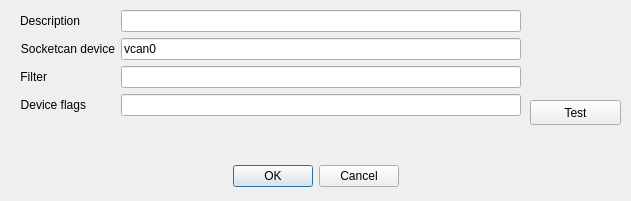
<?xml version="1.0" encoding="UTF-8"?>
<ui version="4.0">
 <class>Dialog</class>
 <widget class="QDialog" name="Dialog">
  <property name="geometry">
   <rect>
    <x>0</x>
    <y>0</y>
    <width>631</width>
    <height>201</height>
   </rect>
  </property>
  <property name="baseSize">
   <size>
    <width>0</width>
    <height>0</height>
   </size>
  </property>
  <property name="windowTitle">
   <string>Dialog</string>
  </property>
  <widget class="QDialogButtonBox" name="buttonBox">
   <property name="geometry">
    <rect>
     <x>0</x>
     <y>160</y>
     <width>631</width>
     <height>32</height>
    </rect>
   </property>
   <property name="orientation">
    <enum>Qt::Horizontal</enum>
   </property>
   <property name="standardButtons">
    <set>QDialogButtonBox::Cancel|QDialogButtonBox::Ok</set>
   </property>
   <property name="centerButtons">
    <bool>true</bool>
   </property>
  </widget>
  <widget class="QWidget" name="formLayoutWidget">
   <property name="geometry">
    <rect>
     <x>20</x>
     <y>10</y>
     <width>501</width>
     <height>131</height>
    </rect>
   </property>
   <layout class="QFormLayout" name="formLayout">
    <item row="0" column="0">
     <widget class="QLabel" name="label">
      <property name="text">
       <string>Description</string>
      </property>
      <property name="alignment">
       <set>Qt::AlignRight|Qt::AlignTrailing|Qt::AlignVCenter</set>
      </property>
     </widget>
    </item>
    <item row="0" column="1">
     <widget class="QLineEdit" name="lineEdit_description"/>
    </item>
    <item row="1" column="0">
     <widget class="QLabel" name="label_2">
      <property name="text">
       <string>Socketcan device</string>
      </property>
      <property name="alignment">
       <set>Qt::AlignRight|Qt::AlignTrailing|Qt::AlignVCenter</set>
      </property>
     </widget>
    </item>
    <item row="1" column="1">
     <widget class="QLineEdit" name="lineEdit_path">
      <property name="text">
       <string>vcan0</string>
      </property>
     </widget>
    </item>
    <item row="2" column="0">
     <widget class="QLabel" name="label_3">
      <property name="text">
       <string>Filter</string>
      </property>
      <property name="alignment">
       <set>Qt::AlignRight|Qt::AlignTrailing|Qt::AlignVCenter</set>
      </property>
     </widget>
    </item>
    <item row="2" column="1">
     <widget class="QLineEdit" name="lineEdit_config"/>
    </item>
    <item row="3" column="0">
     <widget class="QLabel" name="label_4">
      <property name="text">
       <string>Device flags</string>
      </property>
      <property name="alignment">
       <set>Qt::AlignRight|Qt::AlignTrailing|Qt::AlignVCenter</set>
      </property>
     </widget>
    </item>
    <item row="3" column="1">
     <widget class="QLineEdit" name="lineEdit_flags"/>
    </item>
   </layout>
  </widget>
  <widget class="QPushButton" name="btnTest">
   <property name="geometry">
    <rect>
     <x>530</x>
     <y>100</y>
     <width>91</width>
     <height>25</height>
    </rect>
   </property>
   <property name="text">
    <string>Test</string>
   </property>
  </widget>
 </widget>
 <resources/>
 <connections>
  <connection>
   <sender>buttonBox</sender>
   <signal>accepted()</signal>
   <receiver>Dialog</receiver>
   <slot>accept()</slot>
   <hints>
    <hint type="sourcelabel">
     <x>248</x>
     <y>254</y>
    </hint>
    <hint type="destinationlabel">
     <x>157</x>
     <y>274</y>
    </hint>
   </hints>
  </connection>
  <connection>
   <sender>buttonBox</sender>
   <signal>rejected()</signal>
   <receiver>Dialog</receiver>
   <slot>reject()</slot>
   <hints>
    <hint type="sourcelabel">
     <x>316</x>
     <y>260</y>
    </hint>
    <hint type="destinationlabel">
     <x>286</x>
     <y>274</y>
    </hint>
   </hints>
  </connection>
 </connections>
</ui>
